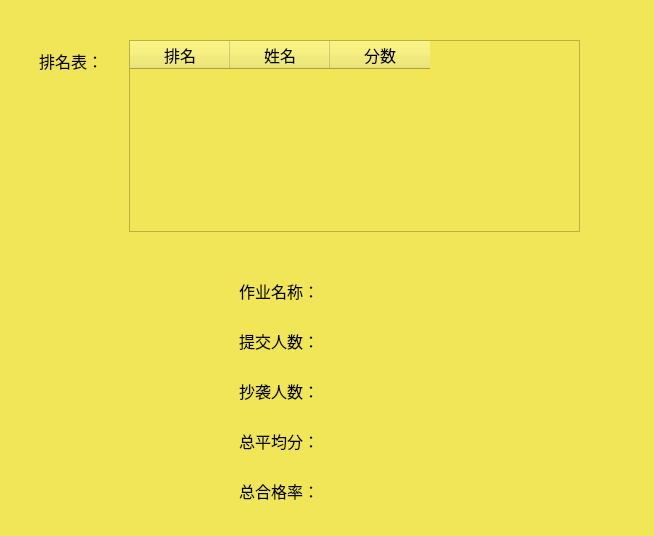
<?xml version="1.0" encoding="UTF-8"?>
<ui version="4.0">
 <class>Form</class>
 <widget class="QWidget" name="Form">
  <property name="geometry">
   <rect>
    <x>0</x>
    <y>0</y>
    <width>654</width>
    <height>536</height>
   </rect>
  </property>
  <property name="windowTitle">
   <string>Form</string>
  </property>
  <widget class="QWidget" name="widget" native="true">
   <property name="geometry">
    <rect>
     <x>-1</x>
     <y>0</y>
     <width>661</width>
     <height>541</height>
    </rect>
   </property>
   <property name="palette">
    <palette>
     <active>
      <colorrole role="WindowText">
       <brush brushstyle="SolidPattern">
        <color alpha="255">
         <red>0</red>
         <green>0</green>
         <blue>0</blue>
        </color>
       </brush>
      </colorrole>
      <colorrole role="Button">
       <brush brushstyle="SolidPattern">
        <color alpha="255">
         <red>240</red>
         <green>230</green>
         <blue>88</blue>
        </color>
       </brush>
      </colorrole>
      <colorrole role="Light">
       <brush brushstyle="SolidPattern">
        <color alpha="255">
         <red>255</red>
         <green>212</green>
         <blue>191</blue>
        </color>
       </brush>
      </colorrole>
      <colorrole role="Midlight">
       <brush brushstyle="SolidPattern">
        <color alpha="255">
         <red>255</red>
         <green>168</green>
         <blue>127</blue>
        </color>
       </brush>
      </colorrole>
      <colorrole role="Dark">
       <brush brushstyle="SolidPattern">
        <color alpha="255">
         <red>127</red>
         <green>62</green>
         <blue>32</blue>
        </color>
       </brush>
      </colorrole>
      <colorrole role="Mid">
       <brush brushstyle="SolidPattern">
        <color alpha="255">
         <red>170</red>
         <green>83</green>
         <blue>43</blue>
        </color>
       </brush>
      </colorrole>
      <colorrole role="Text">
       <brush brushstyle="SolidPattern">
        <color alpha="255">
         <red>0</red>
         <green>0</green>
         <blue>0</blue>
        </color>
       </brush>
      </colorrole>
      <colorrole role="BrightText">
       <brush brushstyle="SolidPattern">
        <color alpha="255">
         <red>255</red>
         <green>255</green>
         <blue>255</blue>
        </color>
       </brush>
      </colorrole>
      <colorrole role="ButtonText">
       <brush brushstyle="SolidPattern">
        <color alpha="255">
         <red>0</red>
         <green>0</green>
         <blue>0</blue>
        </color>
       </brush>
      </colorrole>
      <colorrole role="Base">
       <brush brushstyle="SolidPattern">
        <color alpha="255">
         <red>240</red>
         <green>230</green>
         <blue>88</blue>
        </color>
       </brush>
      </colorrole>
      <colorrole role="Window">
       <brush brushstyle="SolidPattern">
        <color alpha="255">
         <red>240</red>
         <green>230</green>
         <blue>88</blue>
        </color>
       </brush>
      </colorrole>
      <colorrole role="Shadow">
       <brush brushstyle="SolidPattern">
        <color alpha="255">
         <red>0</red>
         <green>0</green>
         <blue>0</blue>
        </color>
       </brush>
      </colorrole>
      <colorrole role="AlternateBase">
       <brush brushstyle="SolidPattern">
        <color alpha="255">
         <red>255</red>
         <green>190</green>
         <blue>159</blue>
        </color>
       </brush>
      </colorrole>
      <colorrole role="ToolTipBase">
       <brush brushstyle="SolidPattern">
        <color alpha="255">
         <red>255</red>
         <green>255</green>
         <blue>220</blue>
        </color>
       </brush>
      </colorrole>
      <colorrole role="ToolTipText">
       <brush brushstyle="SolidPattern">
        <color alpha="255">
         <red>0</red>
         <green>0</green>
         <blue>0</blue>
        </color>
       </brush>
      </colorrole>
      <colorrole role="PlaceholderText">
       <brush brushstyle="SolidPattern">
        <color alpha="128">
         <red>0</red>
         <green>0</green>
         <blue>0</blue>
        </color>
       </brush>
      </colorrole>
     </active>
     <inactive>
      <colorrole role="WindowText">
       <brush brushstyle="SolidPattern">
        <color alpha="255">
         <red>0</red>
         <green>0</green>
         <blue>0</blue>
        </color>
       </brush>
      </colorrole>
      <colorrole role="Button">
       <brush brushstyle="SolidPattern">
        <color alpha="255">
         <red>240</red>
         <green>230</green>
         <blue>88</blue>
        </color>
       </brush>
      </colorrole>
      <colorrole role="Light">
       <brush brushstyle="SolidPattern">
        <color alpha="255">
         <red>255</red>
         <green>212</green>
         <blue>191</blue>
        </color>
       </brush>
      </colorrole>
      <colorrole role="Midlight">
       <brush brushstyle="SolidPattern">
        <color alpha="255">
         <red>255</red>
         <green>168</green>
         <blue>127</blue>
        </color>
       </brush>
      </colorrole>
      <colorrole role="Dark">
       <brush brushstyle="SolidPattern">
        <color alpha="255">
         <red>127</red>
         <green>62</green>
         <blue>32</blue>
        </color>
       </brush>
      </colorrole>
      <colorrole role="Mid">
       <brush brushstyle="SolidPattern">
        <color alpha="255">
         <red>170</red>
         <green>83</green>
         <blue>43</blue>
        </color>
       </brush>
      </colorrole>
      <colorrole role="Text">
       <brush brushstyle="SolidPattern">
        <color alpha="255">
         <red>0</red>
         <green>0</green>
         <blue>0</blue>
        </color>
       </brush>
      </colorrole>
      <colorrole role="BrightText">
       <brush brushstyle="SolidPattern">
        <color alpha="255">
         <red>255</red>
         <green>255</green>
         <blue>255</blue>
        </color>
       </brush>
      </colorrole>
      <colorrole role="ButtonText">
       <brush brushstyle="SolidPattern">
        <color alpha="255">
         <red>0</red>
         <green>0</green>
         <blue>0</blue>
        </color>
       </brush>
      </colorrole>
      <colorrole role="Base">
       <brush brushstyle="SolidPattern">
        <color alpha="255">
         <red>240</red>
         <green>230</green>
         <blue>88</blue>
        </color>
       </brush>
      </colorrole>
      <colorrole role="Window">
       <brush brushstyle="SolidPattern">
        <color alpha="255">
         <red>240</red>
         <green>230</green>
         <blue>88</blue>
        </color>
       </brush>
      </colorrole>
      <colorrole role="Shadow">
       <brush brushstyle="SolidPattern">
        <color alpha="255">
         <red>0</red>
         <green>0</green>
         <blue>0</blue>
        </color>
       </brush>
      </colorrole>
      <colorrole role="AlternateBase">
       <brush brushstyle="SolidPattern">
        <color alpha="255">
         <red>255</red>
         <green>190</green>
         <blue>159</blue>
        </color>
       </brush>
      </colorrole>
      <colorrole role="ToolTipBase">
       <brush brushstyle="SolidPattern">
        <color alpha="255">
         <red>255</red>
         <green>255</green>
         <blue>220</blue>
        </color>
       </brush>
      </colorrole>
      <colorrole role="ToolTipText">
       <brush brushstyle="SolidPattern">
        <color alpha="255">
         <red>0</red>
         <green>0</green>
         <blue>0</blue>
        </color>
       </brush>
      </colorrole>
      <colorrole role="PlaceholderText">
       <brush brushstyle="SolidPattern">
        <color alpha="128">
         <red>0</red>
         <green>0</green>
         <blue>0</blue>
        </color>
       </brush>
      </colorrole>
     </inactive>
     <disabled>
      <colorrole role="WindowText">
       <brush brushstyle="SolidPattern">
        <color alpha="255">
         <red>127</red>
         <green>62</green>
         <blue>32</blue>
        </color>
       </brush>
      </colorrole>
      <colorrole role="Button">
       <brush brushstyle="SolidPattern">
        <color alpha="255">
         <red>240</red>
         <green>230</green>
         <blue>88</blue>
        </color>
       </brush>
      </colorrole>
      <colorrole role="Light">
       <brush brushstyle="SolidPattern">
        <color alpha="255">
         <red>255</red>
         <green>212</green>
         <blue>191</blue>
        </color>
       </brush>
      </colorrole>
      <colorrole role="Midlight">
       <brush brushstyle="SolidPattern">
        <color alpha="255">
         <red>255</red>
         <green>168</green>
         <blue>127</blue>
        </color>
       </brush>
      </colorrole>
      <colorrole role="Dark">
       <brush brushstyle="SolidPattern">
        <color alpha="255">
         <red>127</red>
         <green>62</green>
         <blue>32</blue>
        </color>
       </brush>
      </colorrole>
      <colorrole role="Mid">
       <brush brushstyle="SolidPattern">
        <color alpha="255">
         <red>170</red>
         <green>83</green>
         <blue>43</blue>
        </color>
       </brush>
      </colorrole>
      <colorrole role="Text">
       <brush brushstyle="SolidPattern">
        <color alpha="255">
         <red>127</red>
         <green>62</green>
         <blue>32</blue>
        </color>
       </brush>
      </colorrole>
      <colorrole role="BrightText">
       <brush brushstyle="SolidPattern">
        <color alpha="255">
         <red>255</red>
         <green>255</green>
         <blue>255</blue>
        </color>
       </brush>
      </colorrole>
      <colorrole role="ButtonText">
       <brush brushstyle="SolidPattern">
        <color alpha="255">
         <red>127</red>
         <green>62</green>
         <blue>32</blue>
        </color>
       </brush>
      </colorrole>
      <colorrole role="Base">
       <brush brushstyle="SolidPattern">
        <color alpha="255">
         <red>240</red>
         <green>230</green>
         <blue>88</blue>
        </color>
       </brush>
      </colorrole>
      <colorrole role="Window">
       <brush brushstyle="SolidPattern">
        <color alpha="255">
         <red>240</red>
         <green>230</green>
         <blue>88</blue>
        </color>
       </brush>
      </colorrole>
      <colorrole role="Shadow">
       <brush brushstyle="SolidPattern">
        <color alpha="255">
         <red>0</red>
         <green>0</green>
         <blue>0</blue>
        </color>
       </brush>
      </colorrole>
      <colorrole role="AlternateBase">
       <brush brushstyle="SolidPattern">
        <color alpha="255">
         <red>255</red>
         <green>125</green>
         <blue>64</blue>
        </color>
       </brush>
      </colorrole>
      <colorrole role="ToolTipBase">
       <brush brushstyle="SolidPattern">
        <color alpha="255">
         <red>255</red>
         <green>255</green>
         <blue>220</blue>
        </color>
       </brush>
      </colorrole>
      <colorrole role="ToolTipText">
       <brush brushstyle="SolidPattern">
        <color alpha="255">
         <red>0</red>
         <green>0</green>
         <blue>0</blue>
        </color>
       </brush>
      </colorrole>
      <colorrole role="PlaceholderText">
       <brush brushstyle="SolidPattern">
        <color alpha="128">
         <red>0</red>
         <green>0</green>
         <blue>0</blue>
        </color>
       </brush>
      </colorrole>
     </disabled>
    </palette>
   </property>
   <property name="styleSheet">
    <string notr="true">QWidget{
	background-color: #f0e658;
}</string>
   </property>
   <widget class="QLabel" name="label">
    <property name="geometry">
     <rect>
      <x>240</x>
      <y>330</y>
      <width>231</width>
      <height>21</height>
     </rect>
    </property>
    <property name="font">
     <font>
      <family>Microsoft YaHei</family>
      <pointsize>12</pointsize>
     </font>
    </property>
    <property name="text">
     <string>提交人数：</string>
    </property>
   </widget>
   <widget class="QLabel" name="label_2">
    <property name="geometry">
     <rect>
      <x>240</x>
      <y>430</y>
      <width>231</width>
      <height>21</height>
     </rect>
    </property>
    <property name="font">
     <font>
      <family>Microsoft YaHei</family>
      <pointsize>12</pointsize>
     </font>
    </property>
    <property name="text">
     <string>总平均分：</string>
    </property>
   </widget>
   <widget class="QLabel" name="label_3">
    <property name="geometry">
     <rect>
      <x>240</x>
      <y>480</y>
      <width>231</width>
      <height>21</height>
     </rect>
    </property>
    <property name="font">
     <font>
      <family>Microsoft YaHei</family>
      <pointsize>12</pointsize>
     </font>
    </property>
    <property name="text">
     <string>总合格率：</string>
    </property>
   </widget>
   <widget class="QLabel" name="label_4">
    <property name="geometry">
     <rect>
      <x>40</x>
      <y>50</y>
      <width>131</width>
      <height>21</height>
     </rect>
    </property>
    <property name="font">
     <font>
      <family>Microsoft YaHei</family>
      <pointsize>12</pointsize>
     </font>
    </property>
    <property name="text">
     <string>排名表：</string>
    </property>
   </widget>
   <widget class="QTableWidget" name="tableWidget">
    <property name="geometry">
     <rect>
      <x>130</x>
      <y>40</y>
      <width>451</width>
      <height>192</height>
     </rect>
    </property>
    <column>
     <property name="text">
      <string>排名</string>
     </property>
     <property name="font">
      <font>
       <pointsize>12</pointsize>
      </font>
     </property>
    </column>
    <column>
     <property name="text">
      <string>姓名</string>
     </property>
     <property name="font">
      <font>
       <pointsize>12</pointsize>
      </font>
     </property>
    </column>
    <column>
     <property name="text">
      <string>分数</string>
     </property>
     <property name="font">
      <font>
       <pointsize>12</pointsize>
      </font>
     </property>
    </column>
   </widget>
   <widget class="QLabel" name="label_5">
    <property name="geometry">
     <rect>
      <x>240</x>
      <y>280</y>
      <width>231</width>
      <height>21</height>
     </rect>
    </property>
    <property name="font">
     <font>
      <family>Microsoft YaHei</family>
      <pointsize>12</pointsize>
     </font>
    </property>
    <property name="text">
     <string>作业名称：</string>
    </property>
   </widget>
   <widget class="QLabel" name="label_6">
    <property name="geometry">
     <rect>
      <x>240</x>
      <y>380</y>
      <width>231</width>
      <height>21</height>
     </rect>
    </property>
    <property name="font">
     <font>
      <family>Microsoft YaHei</family>
      <pointsize>12</pointsize>
     </font>
    </property>
    <property name="text">
     <string>抄袭人数：</string>
    </property>
   </widget>
  </widget>
 </widget>
 <resources/>
 <connections/>
</ui>
